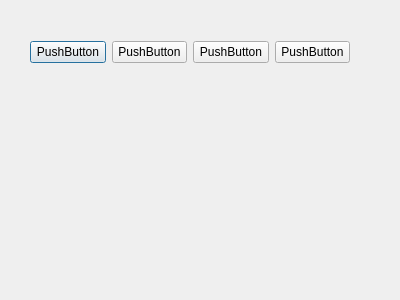
<?xml version="1.0" encoding="UTF-8"?>
<ui version="4.0">
 <class>Dialog</class>
 <widget class="QDialog" name="Dialog">
  <property name="geometry">
   <rect>
    <x>0</x>
    <y>0</y>
    <width>400</width>
    <height>300</height>
   </rect>
  </property>
  <property name="windowTitle">
   <string>Dialog</string>
  </property>
  <widget class="QWidget" name="layoutWidget">
   <property name="geometry">
    <rect>
     <x>30</x>
     <y>40</y>
     <width>320</width>
     <height>25</height>
    </rect>
   </property>
   <layout class="QHBoxLayout" name="horizontalLayout">
    <item>
     <widget class="QPushButton" name="pushButton_2">
      <property name="text">
       <string>PushButton</string>
      </property>
     </widget>
    </item>
    <item>
     <widget class="QPushButton" name="pushButton">
      <property name="text">
       <string>PushButton</string>
      </property>
     </widget>
    </item>
    <item>
     <widget class="QPushButton" name="pushButton_4">
      <property name="text">
       <string>PushButton</string>
      </property>
     </widget>
    </item>
    <item>
     <widget class="QPushButton" name="pushButton_3">
      <property name="text">
       <string>PushButton</string>
      </property>
     </widget>
    </item>
   </layout>
  </widget>
 </widget>
 <resources/>
 <connections/>
</ui>
